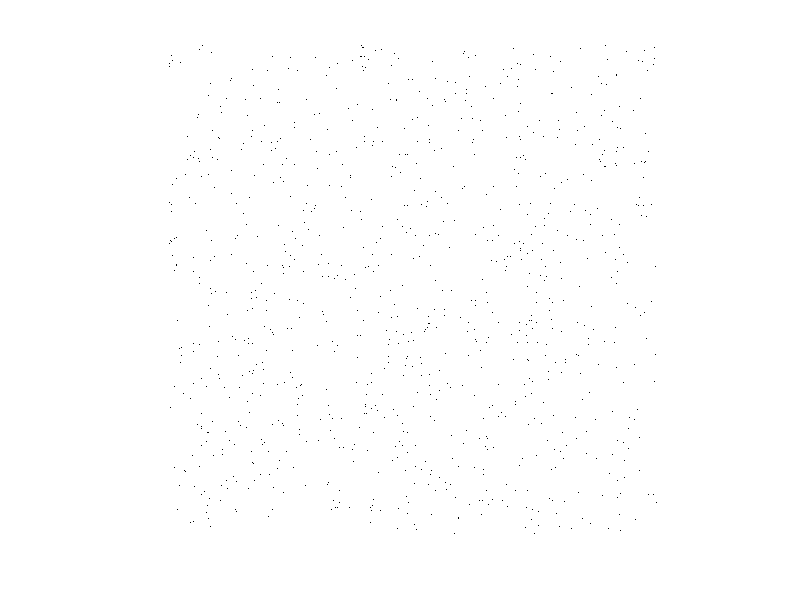

Recreate this plot in MATLAB. (Note: this script raises an error after producing the figure.)
%HW4
%% 
% Problem 1. 

% 1. Write a function to generate an 8-bit image of size 1024x1024 with a random value 
% of the intensity in each pixel. Call your image rand8bit.tif. 
rand8bit.tif = randi([0,255], 1024);
imshow(rand8bit.tif); 

% 2. Write a function that takes an integer value as input and outputs a
% 1024x1024 binary image mask containing 20 circles of that size in random
% locations
xmask = rand_mask(5); % not really a circle, but a disk.  
imshow(xmask); 
% 3. Write a function that takes the image from (1) and the binary mask
% from (2) and returns a vector of mean intensities of each circle (hint: use regionprops).
mean_in = mean_intense(rand8bit.tif, xmask);
% 4. Plot the mean and standard deviation of the values in your output
% vector as a function of circle size. Explain your results. 

%%hold on 
for i = 1:50 
    xmaski = rand_mask(i);
        meani = mean_intense (rand8bit.tif, xmaski); 
        a = mean(meani);
        s = std(meani); 
        scatter(pi*i^2, a, 10, 'red', 'filled')
        scatter(pi*i^2, s, 10, 'blue', 'filled')
end 
hold off 
%%NOTE%% 
% as the size the circle increases, you capture the randomness better. The
% average pixel value should be around 255/2 which you see in the plot. 
% the standard deviation of the mean should become smaller because all the
% mean intesity goes towards the 255/2 value as the size increases. 

%Problem 2. Here is some data showing an NFKB reporter in ovarian cancer
%cells. 
%https://www.dropbox.com/sh/2dnyzq8800npke8/AABoG3TI6v7yTcL_bOnKTzyja?dl=0
%There are two files, each of which have multiple timepoints, z
%slices and channels. One channel marks the cell nuclei and the other
%contains the reporter which moves into the nucleus when the pathway is
%active. 

%
%Part 1. Use Fiji to import both data files, take maximum intensity
%projections in the z direction, concatentate the files, display both
%channels together with appropriate look up tables, and save the result as
%a movie in .avi format. Put comments in this file explaining the commands
%you used and save your .avi file in your repository (low quality ok for
%space). 
%%ANSWER%% 
%File -> Open 
%Click file that needs to open e.g. nfkb_movie1.tif
%Scroll through the z direction to get the brighest image e.g. last
%z-direction
%Image -> Color -> Stack to RGB %deselect slices
% Do the same after scrolling to second channel 
%Image -> Color -> Merge Channel 
% For red select first channel, For green, select second channel; 
% You will get a composite file. 
%Image -> Color -> Stack; do this for the composite image. 
%and save as AVI. No compression is required.



%Part 2. Perform the same operations as in part 1 but use MATLAB code. You don't
%need to save the result in your repository, just the code that produces
%it. 

file1 = 'nfkb_movie1.tif' 
reader = bfGetReader(file1); 
chan_1 = 1;
chan_2 = 2;
zplane = 6;

for i = 1:reader.getSizeT 
time = i
iplane_1 = reader.getIndex(zplane-1, chan_1-1,time-1) +1;
iplane_2 = reader.getIndex(zplane-1, chan_2-1,time-1) +1;
img_1 = bfGetPlane(reader, iplane_1);
img_2 = bfGetPlane (reader, iplane_2);
img2show = cat (3, imadjust(img_1), imadjust(img_2), zeros(size(img_1)));
%img2show_uint8 = uint8(img2show); 
imwrite(img2show, 'img_stack.tif', 'WriteMode', 'append');
end 


% for other image, just change the file1 = 'nfkb_movie2.tif' and repeat 

%%

% Problem 3. 
% Continue with the data from part 2
% 
% 1. Use your MATLAB code from Problem 2, Part 2  to generate a maximum
% intensity projection image of the first channel of the first time point
% of movie 1. 
img_cat = []
file1 = 'nfkb_movie1.tif' 
reader = bfGetReader(file1); 
chan_1 = 1;
time = 1;

for i = 1:6
 zplane = i
iplane_1 = reader.getIndex(zplane-1, chan_1-1,time-1) +1;

img_1 = bfGetPlane(reader, iplane_1);

img_cat = cat(3,img_cat, img_1);

end 
mip = max (img_cat, [], 3)% this gets the maximum pixel value in dimension 3 which the z-stacks are. 
imshow(mip, [200 1000]); 


% 2. Write a function which performs smoothing and background subtraction
% on an image and apply it to the image from (1). Any necessary parameters
% (e.g. smoothing radius) should be inputs to the function. Choose them
% appropriately when calling the function.
img_out = smooth_substract (mip, 4,2,50);
figure
imshow(mip, [400, 1000]); %for comparison 
imshow(img_out,[200, 800] );

% 3. Write  a function which automatically determines a threshold  and
% thresholds an image to make a binary mask. Apply this to your output
% image from 2. 

bw_img = autotresh(img_out); %this uses the ostu method of thresholding 
figure
imshow(bw_img); 

% 4. Write a function that "cleans up" this binary mask - i.e. no small
% dots, or holes in nuclei. It should line up as closely as possible with
% what you perceive to be the nuclei in your image. 
img_clean = img_cleanup (bw_img, 5, 300); %second input is the radius of imclose
imshow(img_clean) %some of the less brigher ones get excluded

% 5. Write a function that uses your image from (2) and your mask from 
% (4) to get a. the number of cells in the image. b. the mean area of the
% cells, and c. the mean intensity of the cells in channel 1. 

[cell_count, cell_area, cell_intensity] = img_analysis(img_clean, img_out); 

% 6. Apply your function from (2) to make a smoothed, background subtracted
% image from channel 2 that corresponds to the image we have been using
% from channel 1 (that is the max intensity projection from the same time point). Apply your
% function from 5 to get the mean intensity of the cells in this channel. 

file1 = 'nfkb_movie1.tif' 
reader = bfGetReader(file1); 
chan_2 = 2;
time = 1;
img_cat_2 = [ ];
for i = 1:6
iplane_2 = reader.getIndex(i-1, chan_2-1,time-1) +1;
img_2 = bfGetPlane(reader, iplane_2);
img_cat_2 = cat(3,img_cat_2, img_2);
end 
mip_2 = max (img_cat_2, [], 3);% this gets the maximum pixel value in dimension 3 which the z-stacks are. 
imshow(mip_2, [200 1000]); 
img_out_2 = smooth_substract (mip_2, 2,2,400); %smooth and background subtract; I used a loop to see which parameters worked the best;
% example %
%for i= 100:50:500
%img_out_2 = smooth_substract (mip_2, 4,2,i);
%bw_img_2 = autotresh(img_out_2);
%figure 
%imshow(bw_img_2); 
%end %
bw_img_2 = autotresh(img_out_2); %autothreshold;
imshow(img_out_2, [200 1000])
img_clean_2 = img_cleanup (bw_img_2, 1,200); %clean up 
imshow(img_clean_2);
[cell_count2, cell_area2, cell_intensity2] = img_analysis(img_clean_2, img_out_2);
%channel 2 is much more difficult to mask because there is a lot more
%overlap. 




%%
% Problem 4. 

% 1. Write a loop that calls your functions from Problem 3 to produce binary masks
% for every time point in the two movies. Save a movie of the binary masks.
% I will use channel 1 for this question. 

file1 = 'nfkb_movie1.tif' 
reader = bfGetReader(file1); 
chan_1 = 1;
img_cat = []
for i = 1:reader.getSizeT 
time = i
for j = 1:6 %creating MIP; 
 zplane = j
iplane_1 = reader.getIndex(zplane-1, chan_1-1,time-1) +1;
img_1 = bfGetPlane(reader, iplane_1);
img_cat = cat(3,img_cat, img_1);

end 
mip = max (img_cat, [], 3);% this gets the maximum pixel value in dimension 3 which the z-stacks are. 
%imshow(mip, [200 1000]);

img_out = smooth_substract (mip, 5,2,100);
bw_img = autotresh(img_out);
img_clean = img_cleanup (bw_img, 2, 300);
imwrite(img_clean, 'img_mask_1.tif', 'WriteMode', 'append');
end 

file2 = 'nfkb_movie1.tif' 
reader = bfGetReader(file2); 
chan_1 = 1;
img_cat = []
for i = 1:reader.getSizeT 
time = i
for j = 1:6 %creating MIP; 
 zplane = j
iplane_1 = reader.getIndex(zplane-1, chan_1-1,time-1) +1;
img_1 = bfGetPlane(reader, iplane_1);
img_cat = cat(3,img_cat, img_1);

end 
mip = max (img_cat, [], 3);% this gets the maximum pixel value in dimension 3 which the z-stacks are. 
%imshow(mip, [200 1000]);

img_out = smooth_substract (mip, 5,2,100);
bw_img = autotresh(img_out);
img_clean = img_cleanup (bw_img, 2, 300);
imwrite(img_clean, 'img_mask_2.tif', 'WriteMode', 'append');
end 

% 2. Use a loop to call your function from problem 3, part 5 on each one of
% these masks and the corresponding images and 
% get the number of cells and the mean intensities in both
% channels as a function of time. Make plots of these with time on the
% x-axis and either number of cells or intensity on the y-axis. 
file1 = 'nfkb_movie1.tif' 
reader = bfGetReader(file1); 
chan_1 = 1;
chan_2 = 2; %I need channel 2 for this question 
img_cat = []
img_cat_2 = []
channel_1 = []
channel_2 = []
for i = 1:reader.getSizeT 
time = i
for j = 1:6 %creating MIP; 
 zplane = j
iplane_1 = reader.getIndex(zplane-1, chan_1-1,time-1) +1;
iplane_2 = reader.getIndex(zplane-1, chan_2-1,time-1) +1;
img_1 = bfGetPlane(reader, iplane_1);
img_2 = bfGetPlane(reader, iplane_2);
img_cat = cat(3,img_cat, img_1);
img_cat_2 = cat(3, img_cat_2, img_2);

end 
mip = max (img_cat, [], 3);
mip_2= max (img_cat_2, [], 3);% this gets the maximum pixel value in dimension 3 which the z-stacks are. 
%imshow(mip, [200 1000]);

img_out = smooth_substract (mip, 5,2,100);
img_out_2 = smooth_substract (mip_2, 2,2,400);
bw_img = autotresh(img_out);
bw_img_2 = autotresh(img_out_2);
img_clean = img_cleanup (bw_img, 2, 300);
img_clean_2 = img_cleanup (bw_img_2, 1, 400);
%imwrite(img_clean, 'img_mask_1.tif', 'WriteMode', 'append');
[cell_count, cell_area, cell_intensity] = img_analysis(img_clean, img_out);
channel_1 = [channel_1; cell_count, cell_area, cell_intensity];
[cell_count2, cell_area2, cell_intensity2] = img_analysis(img_clean_2, img_out_2);
channel_2 = [channel_2; cell_count2, cell_area2, cell_intensity2];


end 

ax1 =subplot(2,1,1);
scatter (ax1,transpose(1:reader.getSizeT), channel_1(:,3), 10, 'red')

xlabel('time')
ylabel('mean intensity')
xlim([0 20])
ylim ([2000 3000])
ax2 = subplot(2,1,2);
scatter (ax2,transpose(1:reader.getSizeT), channel_2(:,3), 10, 'blue')
xlabel('time')
ylabel('mean intensity')
